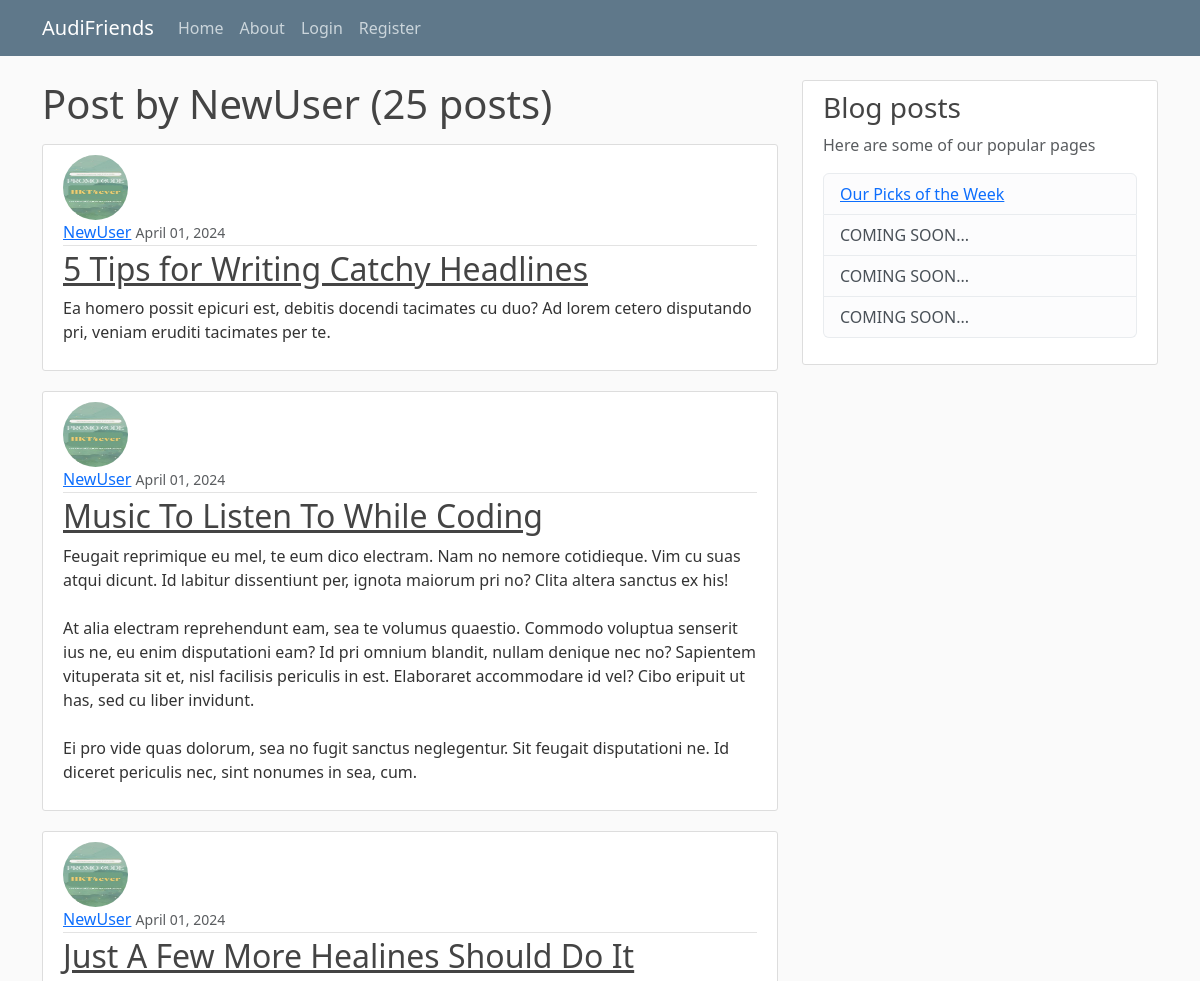
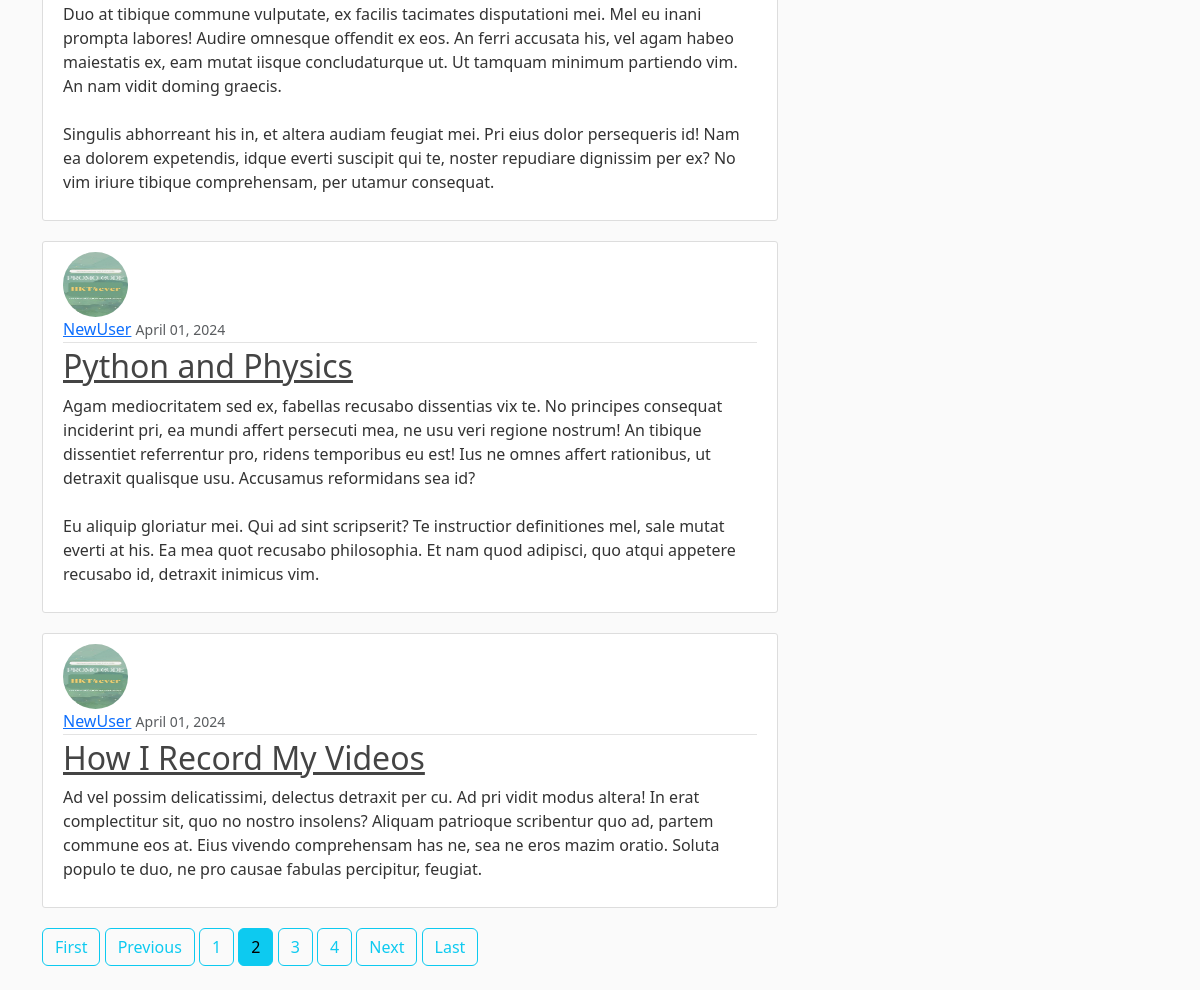
Screenshot of /user/NewUser?page=2 with the database file from the repository (2 pictures, top to bottom).
### blog/models.py (models this page shows, shortened)
class Post(models.Model):
    title = models.CharField(max_length=100)
    content = models.TextField()
    date_posted = models.DateTimeField(default=timezone.now)
    author = models.ForeignKey(User, on_delete=models.CASCADE)

### users/models.py (models this page shows, shortened)
class Profile(models.Model):
    user = models.OneToOneField(User, on_delete=models.CASCADE)
    """
    CASCADE: if delete user, delete profile
    if delete profile, user still exist
    """
    image = models.ImageField(default='default.jpg', upload_to='profile_pics')

### blog/views.py (the view)
# urls.py: path('user/<str:username>', UserPostListView.as_view(), name='user-posts'),
class UserPostListView(ListView):
    model = Post
    template_name = 'blog/user_post.html'  # <app>/<model>_<viewtype>.html
    context_object_name = 'posts'
    paginate_by = 5
    def get_queryset(self):
        user = get_object_or_404(User, username=self.kwargs.get('username'))
        return Post.objects.filter(author=user).order_by('-date_posted')

### blog/templates/blog/user_post.html
{% extends "blog/base.html" %}
{% block content %}
<h1 class="mb-3">Post by {{ view.kwargs.username }} &#40;{{ page_obj.paginator.count }} posts&#x29;</h1>
{% for post in posts %}
<article class="media content-section">
    <img class="rounded-circle article-img" src="{{ post.author.profile.image.url }}">
    <div class="media-body">
        <div class="article-metadata">
            <a class="mr-2" href="{% url 'user-posts' post.author.username %}">{{ post.author }}</a>
            <small class="text-muted">{{ post.date_posted|date:"F d, Y" }}</small>
        </div>
        <h2>
            <a class="article-title" href="{% url 'post-detail' post.id %}">{{ post.title }}</a>
        </h2>
        <p class="article-content">{{ post.content }}</p>
    </div>
</article>
{% endfor %}
{% if is_paginated %}
{% if page_obj.has_previous %}
<a class="btn btn-outline-info mb-4" href="?page=1">First</a>
<a class="btn btn-outline-info mb-4" href="?page={{ page_obj.previous_page_number }}">Previous</a>
{% endif %}
{% for num in page_obj.paginator.page_range %}
{% if page_obj.number == num %}
<a class="btn btn-info mb-4" href="?page={{ num }}">{{ num }}</a>
{% elif num > page_obj.number|add:'-3' and page_obj.number|add:'3' > num %}
<a class="btn btn-outline-info mb-4" href="?page={{ num }}">{{ num }}</a>
{% endif %}
{% endfor %}
{% if page_obj.has_next %}
<a class="btn btn-outline-info mb-4" href="?page={{ page_obj.next_page_number }}">Next</a>
<a class="btn btn-outline-info mb-4" href="?page={{ page_obj.paginator.num_pages }}">Last</a>
{% endif %}
{% endif %}
{% endblock content %}

### blog/static/blog/main.css (style rules this page uses)
body { background: #fafafa; color: #333333; margin-top: 5rem; }
h1, h2, h3, h4, h5, h6 { color: #444444; }
.content-section { background: #ffffff; padding: 10px 20px; border: 1px solid #dddddd; border-radius: 3px; margin-bottom: 20px; }
.article-title { color: #444444; }
.article-content { white-space: pre-line; }
.article-img { height: 65px; width: 65px; margin-right: 16px; }
.article-metadata { padding-bottom: 1px; margin-bottom: 4px; border-bottom: 1px solid #e3e3e3 }

### rows the page displays
Post: author.profile.image (picture), author "NewUser", date_posted "April 01, 2024", title "5 Tips for Writing Catchy Headlines", content "Ea homero possit epicuri est, debitis docendi tacimates cu duo? Ad lorem cetero disputando pri, veniam eruditi tacimates per te."
Post: author.profile.image (picture), author "NewUser", date_posted "April 01, 2024", title "Music To Listen To While Coding", content "Feugait reprimique eu mel, te eum dico electram. Nam no nemore cotidieque. Vim cu suas atqui dicunt. Id labitur dissentiunt per, ignota maiorum pri no? Clita altera sanctus ex his! At alia electram reprehendunt eam, sea te volumus quaestio. Commodo voluptua senserit ius ne, eu enim disputationi eam? Id pri omnium blandit, nullam denique nec no? Sapientem vituperata sit et, nisl facilisis periculis in est. Elaboraret accommodare id vel? Cibo eripuit ut has, sed cu liber invidunt. Ei pro vide quas dolorum, sea no fugit sanctus neglegentur. Sit feugait disputationi ne. Id diceret periculis nec, sint nonumes in sea, cum."
Post: author.profile.image (picture), author "NewUser", date_posted "April 01, 2024", title "Just A Few More Healines Should Do It", content "Duo at tibique commune vulputate, ex facilis tacimates disputationi mei. Mel eu inani prompta labores! Audire omnesque offendit ex eos. An ferri accusata his, vel agam habeo maiestatis ex, eam mutat iisque concludaturque ut. Ut tamquam minimum partiendo vim. An nam vidit doming graecis. Singulis abhorreant his in, et altera audiam feugiat mei. Pri eius dolor persequeris id! Nam ea dolorem expetendis, idque everti suscipit qui te, noster repudiare dignissim per ex? No vim iriure tibique comprehensam, per utamur consequat."
Post: author.profile.image (picture), author "NewUser", date_posted "April 01, 2024", title "Python and Physics", content "Agam mediocritatem sed ex, fabellas recusabo dissentias vix te. No principes consequat inciderint pri, ea mundi affert persecuti mea, ne usu veri regione nostrum! An tibique dissentiet referrentur pro, ridens temporibus eu est! Ius ne omnes affert rationibus, ut detraxit qualisque usu. Accusamus reformidans sea id? Eu aliquip gloriatur mei. Qui ad sint scripserit? Te instructior definitiones mel, sale mutat everti at his. Ea mea quot recusabo philosophia. Et nam quod adipisci, quo atqui appetere recusabo id, detraxit inimicus vim."
Post: author.profile.image (picture), author "NewUser", date_posted "April 01, 2024", title "How I Record My Videos", content "Ad vel possim delicatissimi, delectus detraxit per cu. Ad pri vidit modus altera! In erat complectitur sit, quo no nostro insolens? Aliquam patrioque scribentur quo ad, partem commune eos at. Eius vivendo comprehensam has ne, sea ne eros mazim oratio. Soluta populo te duo, ne pro causae fabulas percipitur, feugiat."

### other values shown
{{ view.kwargs.username }} "NewUser"
{{ page_obj.paginator.count }} "25"
{{ num }} "1" "3" "4"
{{ num }} "2"
